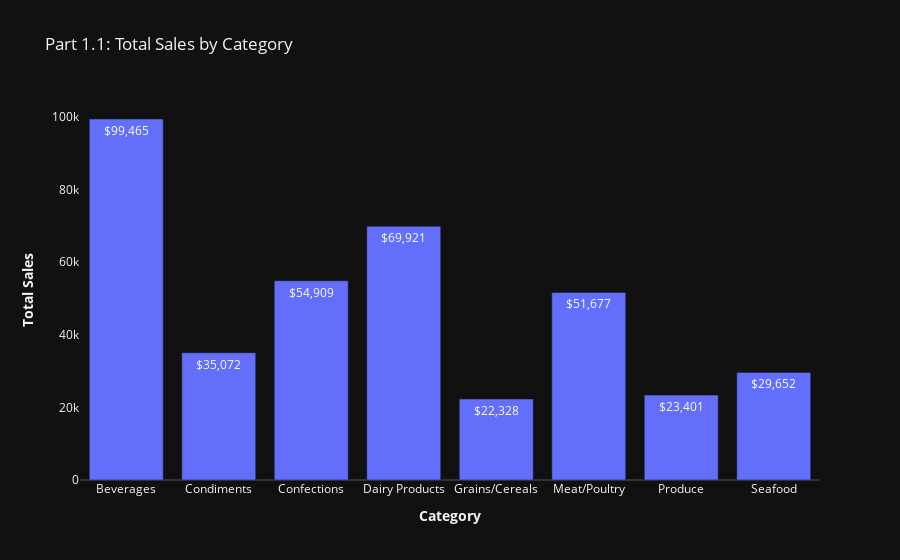

Source (notebook cell):
### Markdown cell above
# Part 1.1

### Code cell
fig = px.bar(df_sales_cat,
            x='CategoryName',
            y='Item Subtotal',
            text='Item Subtotal',
            template='plotly_dark',
            title='Part 1.1: Total Sales by Category')

fig.update_xaxes(title_text='<b>Category<b>')

fig.update_yaxes(showgrid=False,
                 title_text='<b>Total Sales<b>',
                dtick=20000)

fig.update_traces(textposition='auto', 
                  texttemplate='%{text:$,.0f}')

fig.show()

### Figure 1 — Plotly figure (JSON) as saved in the notebook; plotly's stock layout.template omitted (floating-point values rounded to 4 significant figures)
{"data": [{"alignmentgroup": "True", "hoverlabel": {"namelength": 0}, "hovertemplate": "CategoryName=%{x}<br>Item Subtotal=%{text}", "legendgroup": "", "marker": {"color": "#636efa"}, "name": "", "offsetgroup": "", "orientation": "v", "showlegend": false, "text": [99460.0, 35070.0, 54910.0, 69921, 22330.0, 51680.0, 23400.0, 29650.0], "textposition": "auto", "texttemplate": "%{text:$,.0f}", "type": "bar", "x": ["Beverages", "Condiments", "Confections", "Dairy Products", "Grains/Cereals", "Meat/Poultry", "Produce", "Seafood"], "xaxis": "x", "y": [99460.0, 35070.0, 54910.0, 69921, 22330.0, 51680.0, 23400.0, 29650.0], "yaxis": "y"}], "layout": {"barmode": "relative", "legend": {"tracegroupgap": 0}, "title": {"text": "Part 1.1: Total Sales by Category"}, "xaxis": {"anchor": "y", "domain": [0, 1], "title": {"text": "<b>Category<b>"}}, "yaxis": {"anchor": "x", "domain": [0, 1], "dtick": 20000, "showgrid": false, "title": {"text": "<b>Total Sales<b>"}}}}
